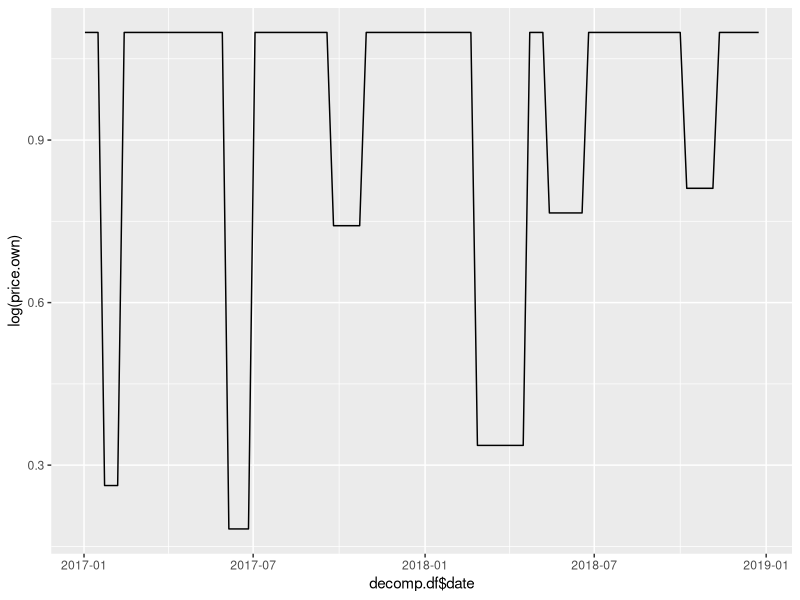
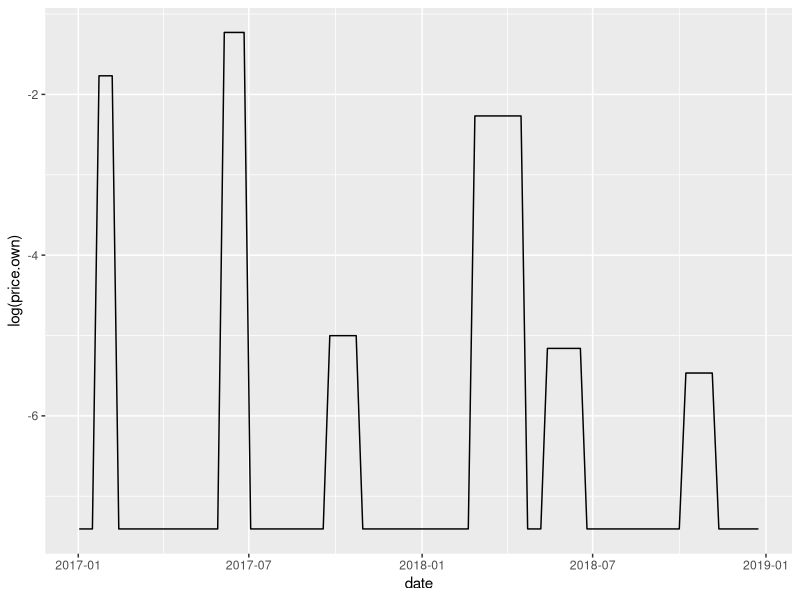
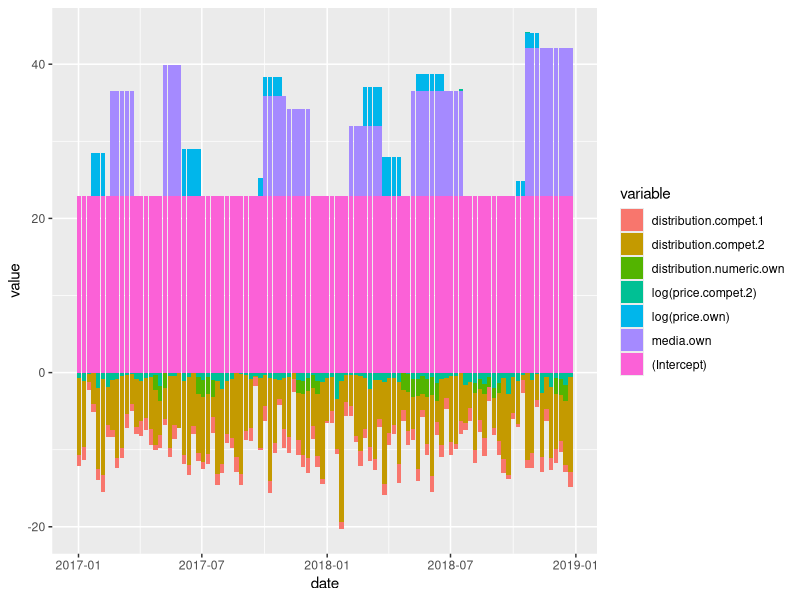

These charts were generated, in order, by the following R code:
#### Ładowanie pakietów ####
library(ggplot2)
library(tidyr)

#### Tworzenie danych ####

economiser.data.df <- data.frame(
                       date = c("2017-01-02", "2017-01-09", "2017-01-16",
                                "2017-01-23", "2017-01-30", "2017-02-06",
                                "2017-02-13", "2017-02-20", "2017-02-27",
                                "2017-03-06", "2017-03-13", "2017-03-20", "2017-03-27",
                                "2017-04-03", "2017-04-10", "2017-04-17",
                                "2017-04-24", "2017-05-01", "2017-05-08", "2017-05-15",
                                "2017-05-22", "2017-05-29", "2017-06-05",
                                "2017-06-12", "2017-06-19", "2017-06-26", "2017-07-03",
                                "2017-07-10", "2017-07-17", "2017-07-24",
                                "2017-07-31", "2017-08-07", "2017-08-14", "2017-08-21",
                                "2017-08-28", "2017-09-04", "2017-09-11",
                                "2017-09-18", "2017-09-25", "2017-10-02", "2017-10-09",
                                "2017-10-16", "2017-10-23", "2017-10-30",
                                "2017-11-06", "2017-11-13", "2017-11-20", "2017-11-27",
                                "2017-12-04", "2017-12-11", "2017-12-18",
                                "2017-12-25", "2018-01-01", "2018-01-08", "2018-01-15",
                                "2018-01-22", "2018-01-29", "2018-02-05",
                                "2018-02-12", "2018-02-19", "2018-02-26", "2018-03-05",
                                "2018-03-12", "2018-03-19", "2018-03-26",
                                "2018-04-02", "2018-04-09", "2018-04-16", "2018-04-23",
                                "2018-04-30", "2018-05-07", "2018-05-14",
                                "2018-05-21", "2018-05-28", "2018-06-04", "2018-06-11",
                                "2018-06-18", "2018-06-25", "2018-07-02",
                                "2018-07-09", "2018-07-16", "2018-07-23", "2018-07-30",
                                "2018-08-06", "2018-08-13", "2018-08-20",
                                "2018-08-27", "2018-09-03", "2018-09-10", "2018-09-17",
                                "2018-09-24", "2018-10-01", "2018-10-08",
                                "2018-10-15", "2018-10-22", "2018-10-29", "2018-11-05",
                                "2018-11-12", "2018-11-19", "2018-11-26",
                                "2018-12-03", "2018-12-10", "2018-12-17", "2018-12-24"),
                      sales = c(2.67138958201457, 4.29970914600827,
                                26.2150703965567, 14.8807897048017,
                                18.4757297453732, 9.61887327705795, 12.2512426606978,
                                28.1921562077067, 25.3174548066088, 20.492019357986,
                                31.8102055989363, 34.6772410520438,
                                20.9205924917775, 9.951671591132, 16.0606852925569,
                                11.9392047355479, 15.3416392892986, 12.9663844754314,
                                31.7340971874866, 24.0169705593316, 30.5102909952559,
                                31.7550666307636, 11.7475909322273,
                                20.2860601303124, 24.4655408789834, 19.5065861833594,
                                7.62233598740719, 6.89018609320278, 9.74265043500411,
                                6.54448024441437, 15.012407875473, 10.206429672835,
                                12.8588916827291, 8.15054119216457,
                                5.86261586862407, 20.1052590692834, 14.2896871062263,
                                25.4539922624693, 14.4501726149562, 27.220262020455,
                                28.792427158327, 32.0640494804991, 24.2595583564096,
                                29.4348523027498, 23.5929936305578,
                                30.5805363137602, 21.3353034488563, 26.6214852665035,
                                24.8516804122698, 17.2902570339835, 11.7051326484127,
                                8.71068215694859, 21.3601798744243, 18.4461872726625,
                                9.16882279540208, -0.39276454173403,
                                17.4812456419447, 19.7385290528097, 22.4421095787671,
                                19.5378557045912, 36.5375013384285, 26.1735137889706,
                                34.4893699299541, 30.1439708631815,
                                8.51276339061392, 15.9149698574329, 17.1609288995038,
                                13.5433388651773, 16.7023570292794, 11.3197542835797,
                                30.6465279560233, 29.8187961555023, 29.2788833624029,
                                27.3251940453669, 24.5661751960717,
                                27.3003309750476, 24.2736006051595, 32.8313057654005,
                                30.5404479891439, 22.0735355078914, 28.0475638472076,
                                14.2771759967614, 17.0417667572011,
                                10.7337708592888, 20.561846353364, 16.2348760135636,
                                24.067637309054, 15.3950120636714, 11.283226147916,
                                12.2556215974134, 12.1721422857011, 18.0216224416139,
                                17.3106913683408, 21.5033924517377, 31.7641382649806,
                                24.7081255735165, 43.7654073075056,
                                25.266358119985, 37.981823335542, 34.0708902523791,
                                25.3316603209013, 28.9268743707159, 30.2240586933281,
                                32.8531627303452),
                  price.own = c(3, 3, 3, 1.3, 1.3, 1.3, 3, 3, 3, 3, 3, 3, 3, 3,
                                3, 3, 3, 3, 3, 3, 3, 3, 1.2, 1.2, 1.2, 1.2, 3,
                                3, 3, 3, 3, 3, 3, 3, 3, 3, 3, 3, 2.1, 2.1, 2.1,
                                2.1, 2.1, 3, 3, 3, 3, 3, 3, 3, 3, 3, 3, 3, 3, 3,
                                3, 3, 3, 3, 1.4, 1.4, 1.4, 1.4, 1.4, 1.4, 1.4,
                                1.4, 3, 3, 3, 2.15, 2.15, 2.15, 2.15, 2.15, 2.15, 3,
                                3, 3, 3, 3, 3, 3, 3, 3, 3, 3, 3, 3, 3, 3, 2.25,
                                2.25, 2.25, 2.25, 2.25, 3, 3, 3, 3, 3, 3, 3),
             price.compet.1 = c(4.52742397348187, 3.85045426000843,
                                4.72783501295734, 4.44093890750691,
                                5.05847544455105, 3.48983656978538, 4.65936905832469,
                                4.66391082907431, 4.0563060687197, 3.99359741673145,
                                3.5503285236285, 3.88454700878919,
                                4.00217445769036, 3.83772605281866, 4.20660934837675,
                                4.05060949415566, 4.69213675718448, 4.05210374215534,
                                3.83243953352373, 4.33373006161395, 4.7941666830036,
                                3.90446377456861, 3.74814116471646,
                                4.42391820078941, 4.20723645416761, 4.78745169111511,
                                3.77990683813703, 3.80841786638864, 4.63045168555155,
                                4.56357816619619, 3.64838296147269, 4.90676827283048,
                                3.95806974608836, 4.04853685524521,
                                4.53047515959994, 4.1847393378315, 3.79222829974071,
                                4.19623897084922, 4.94286549197438, 4.10891470357651,
                                3.8295080408668, 4.23821420525575, 4.98271305584704,
                                4.13104274176044, 4.02901590069299,
                                4.87648776302094, 3.29649062971668, 4.20453093168241,
                                4.30517986373009, 3.95327067150689, 4.11587764158687,
                                4.07346141395406, 4.0819048364594, 3.5599948026343,
                                4.11141851345241, 4.96958864415828,
                                3.7392940174076, 4.07731991305075, 3.55312583383385,
                                4.67220174182535, 4.75403710268822, 4.5731117123236,
                                4.46013256850728, 3.57204097479075, 4.40471396112594,
                                4.31662751939153, 4.91217017601975,
                                4.53512341604956, 4.12351281414747, 4.12852563722836,
                                4.13758874596942, 4.2604903369955, 4.19465327168402,
                                4.23136677135057, 4.23111296447007, 4.04481309565328,
                                4.22049876946302, 4.52058005397378,
                                3.80701256075897, 3.88439675647229, 4.5677244919211,
                                4.38967009882673, 3.77332077139409, 4.22510497130839,
                                4.01147207143406, 4.50689729043894,
                                3.82040633287168, 4.21815582975427, 4.31469716547122,
                                4.38867652374876, 5.01507806906965, 3.83118387097385,
                                4.49319189577908, 4.46712787986402, 5.35948451514509,
                                4.21361897669538, 3.34116976197357,
                                3.67417818210365, 3.78498739942886, 4.04343874429397,
                                4.16136998131649, 4.14369403248526, 5.05678075057131,
                                4.00699654591438),
             price.compet.2 = c(2.08749187025228, 1.45719025073164,
                                2.9067207838296, 3.51282806911446,
                                0.683174095024767, 1.71983597008253, 0.775895776756984,
                                1.58204709158181, 1.72704451542342, 2.55471487988904,
                                2.74843052459563, 2.94675164130446,
                                1.87118857999303, 1.43026046601952, 1.99302035667207,
                                2.22330808039294, 2.63511545831634, 0.85155146037046,
                                3.35931057923997, 2.51077043349154,
                                2.36614899664299, 3.39204339337768, 1.46591701628754,
                                2.15681192342675, 3.37555692907617, 2.14847069289016,
                                1.64576847571103, 2.13902210038325, 1.63165560459872,
                                1.39451768611138, 0.642911124086067,
                                1.49473862486936, 1.70754198538193, 3.3006043186581,
                                3.02262740912326, 2.6815553549452, 1.87520729048789,
                                2.53971086314938, 1.99636641940179, 2.70879221349802,
                                2.03255569029795, 1.74068052442305,
                                1.67437345457037, 2.03222925919207, 2.31476062406631,
                                3.38928969345075, 1.58532641690854, 1.42914191607114,
                                2.07967946510342, 2.71960395300386,
                                1.49415587094709, 1.33316251237951, 2.06927018752361,
                                2.1749202546692, 0.224288287000229, 1.42167833111837,
                                2.79977347428709, 2.84218346420253, 2.75297373472764,
                                2.57741223780328, 1.91853316381408,
                                0.616042526707832, 1.56148872580753, 1.65191195434264,
                                1.3196663797018, 1.89503548599231, 1.94005698697395,
                                1.32230352919588, 3.54063075976584, 2.91471161225915,
                                1.72638878402424, 1.83682393190084,
                                2.38927928058832, 1.74002086105444, 2.19744209271241,
                                1.14897275731931, 1.76431639960639, 2.02612480744477,
                                2.3285393290312, 2.53191972329506,
                                4.38955628032498, 0.916533445498376, 1.27915669616465,
                                1.13151946650594, 1.84125245902443, 1.00441008588198,
                                2.10735762997075, 0.708716886175969, 1.17485636477841,
                                2.06865466229154, 0.376375762267643,
                                2.27209622973328, 1.37704587858371, 2.79964794085372,
                                3.68658177562482, 1.68406438085975, 2.95720495608832,
                                0.394302184380877, 2.30049468443807,
                                0.766341142844837, 2.073792096115, 1.85939802795208,
                                0.954533038607182, 2.2241479107368),
   distribution.numeric.own = c(1, 1, 1, 1, 1, 1, 1, 1, 1, 1, 1, 1, 1, 1, 1, 1,
                                0.45, 0.45, 0.45, 1, 1, 1, 1, 1, 1, 0.39, 0.39,
                                0.39, 0.39, 1, 1, 1, 1, 1, 1, 1, 1, 1, 1, 1, 1,
                                1, 1, 1, 1, 1, 0.52, 0.52, 0.52, 0.52, 0.52, 1,
                                1, 1, 1, 1, 1, 1, 1, 1, 1, 1, 1, 1, 1, 1, 1, 1,
                                0.36, 0.36, 0.36, 0.36, 0.36, 0.36, 0.36, 0.36, 1,
                                1, 1, 1, 1, 1, 1, 0.64, 0.64, 0.64, 0.64, 0.64,
                                0.64, 1, 1, 1, 1, 1, 1, 1, 1, 1, 1, 1, 0.42, 0.42,
                                0.42, 1),
      distribution.compet.1 = c(80.1238596272003, 81.9857854466779,
                                76.2470366695871, 76.7623452586966,
                                80.1497036500343, 87.7264082342152, 82.2176540075191,
                                74.238146739422, 78.7205989841747, 78.8605776706589,
                                84.678930395924, 74.8270268049533,
                                75.8694013952786, 84.9907207789053, 81.1675633353049,
                                85.3643099192685, 72.8347443958804, 81.7122158060385,
                                73.8685752827021, 77.8637484132837, 83.7774339671026,
                                66.5675404265526, 77.2759585146148,
                                79.1152571001255, 77.2301368366377, 76.606306807202,
                                75.4091688011551, 79.3769845492447, 85.2026087143999,
                                79.4946965875724, 77.7625082182257, 78.1497735960119,
                                78.798130539217, 84.7518324382725,
                                80.1699898182167, 77.9631161844136, 82.5082948290162,
                                77.6911956427795, 69.0110275065163, 84.3291561056857,
                                81.468267571739, 78.9328570225416, 74.299956836487,
                                89.4527626564532, 85.4517636155435,
                                83.1353216511066, 85.419778825363, 81.8519413830495,
                                85.9935010185975, 83.1823790239498, 79.6109693429738,
                                72.6297197182702, 69.0164075571747, 81.3825540026009,
                                73.1633167481423, 74.697335789177,
                                84.5166241307182, 79.2584265290648, 73.8122323209591,
                                84.43864751963, 77.3723482678985, 83.9827121805438,
                                81.2511839164442, 76.6638325645259, 79.9752407093715,
                                80.9996020659474, 77.670105223976,
                                89.672943594824, 79.6358945893866, 84.2936329148155,
                                79.3338359966545, 81.7618919576599, 74.4910980749002,
                                80.2273520936957, 86.4415333311165, 82.4505180573408,
                                80.8830636784468, 80.2180790424499,
                                82.2536618482048, 73.4333710014925, 81.7530043947812,
                                74.3244955957853, 82.2258941982728, 82.8370278793086,
                                81.2652029854436, 88.8663467706089, 83.5831276424621,
                                74.5680513820189, 83.872802534177,
                                83.7722091674785, 71.112411805365, 74.4050810461534,
                                70.8927193136407, 83.1979528872311, 76.2752516670529,
                                84.3386808928166, 76.2468231674418, 84.9955365795354,
                                81.3001805145424, 81.418352521353,
                                83.5750219095218, 79.5594643334625, 75.7525857457926,
                                85.9307247535935),
      distribution.compet.2 = c(78.5750848405503, 72.5765117347582,
                                42.8458013781296, 55.0472460569587,
                                79.9893444471825, 87.5806280670661, 58.2519247956227,
                                64.579737863936, 79.0074503198502, 75.8883421126858,
                                58.7452433611119, 54.2384913204573,
                                63.5599317735573, 59.5286159882493, 59.4204020881444,
                                65.6930502801137, 66.9107989328676, 56.3764527240327,
                                54.5921096139816, 75.8011943956925, 63.9148743297669,
                                66.8751954359678, 76.7837934253342,
                                83.3920943379177, 65.8682076338762, 69.1195702188964,
                                72.0417461870704, 69.2256183818904, 49.6378724091004,
                                86.0656577445486, 77.1332091700216,
                                65.9339744236565, 68.9023792681054, 81.645098030181,
                                89.5926869993646, 67.5054782742169, 64.2157103187435,
                                39.5684303164228, 74.635149295288, 54.8671355009012,
                                91.141348817599, 71.2605940820434, 49.0204186977849,
                                65.0819076294847, 69.8671448734812,
                                42.0623110500218, 62.5799144974352, 69.7240453223094,
                                72.9985580119202, 58.0492296493993, 70.6779337712079,
                                88.4305769806641, 60.958675477585,
                                56.4044821516452, 64.4966638175439, 110.561547802785,
                                52.705442266707, 54.9070004972362, 69.8947973314522,
                                77.3628164031971, 64.9993666268273, 68.1569665174214,
                                78.7388745775412, 58.865647038458,
                                90.6789437513693, 66.9766032495288, 62.6540764885307,
                                80.7885004251372, 49.3673912543933, 58.8007450302502,
                                55.5417562653412, 75.9241579962568, 47.3550931492899,
                                62.971727308724, 80.208086139997,
                                49.7988254890658, 72.5620474854148, 49.4282181794056,
                                72.3976465285387, 73.4900740885014, 63.7907024963031,
                                58.4095204588614, 52.3350807633219, 67.7680750767608,
                                55.1880266271703, 61.3801593659241,
                                39.1070862217945, 54.6515046328364, 63.293537638272,
                                80.4643804251427, 80.1286800704066, 57.4549066931165,
                                60.3881154617156, 41.5645894068161, 83.5593245749678,
                                76.4975195447549, 51.9853374997977,
                                71.1420874379169, 55.3273070269686, 75.082193910105,
                                67.3475900030951, 62.7732675086265, 71.5040549325713,
                                87.022243826201),
                  media.own = c(0L, 0L, 0L, 0L, 0L, 0L, 0L, 120L, 120L, 120L,
                                120L, 120L, 0L, 0L, 0L, 0L, 0L, 0L, 150L, 150L,
                                150L, 150L, 0L, 0L, 0L, 0L, 0L, 0L, 0L, 0L, 0L,
                                0L, 0L, 0L, 0L, 0L, 0L, 0L, 0L, 115L, 115L, 115L,
                                115L, 115L, 100L, 100L, 100L, 100L, 100L, 0L,
                                0L, 0L, 0L, 0L, 0L, 0L, 0L, 80L, 80L, 80L, 80L,
                                80L, 80L, 80L, 0L, 0L, 0L, 0L, 0L, 0L, 120L, 120L,
                                120L, 120L, 120L, 120L, 120L, 120L, 120L, 120L,
                                120L, 0L, 0L, 0L, 0L, 0L, 0L, 0L, 0L, 0L, 0L, 0L,
                                0L, 0L, 170L, 170L, 170L, 170L, 170L, 170L, 170L,
                                170L, 170L, 170L)
)

economiser.data.df$date <- as.Date(economiser.data.df$date)


#### Modelowanie ####
str(economiser.data.df)

formula.1 <- sales ~
    log(price.own) +
    distribution.numeric.own +
    log(price.compet.1) +
    log(price.compet.2) +
    distribution.compet.1 +
    distribution.compet.2 +
    media.own

model.1 <- lm(formula.1, data = economiser.data.df)
summary(model.1)

# Ćwiczenie 1: Oszacuj lepszy model MMM od poprzedniego
formula.2 <- sales ~
    log(price.own) +
    distribution.numeric.own +
    # log(price.compet.1) +
    log(price.compet.2) +
    distribution.compet.1 +
    distribution.compet.2 +
    media.own

model.2 <- lm(formula.2, data = economiser.data.df)
summary(model.2)


#### Dekompozycja sprzedaży na podstawie modelu ####

View(model.2$model)
X <- cbind.data.frame(1, model.2$model[, -1])
View(X)
colnames(X)[1] <- '(Intercept)'
coeffs <- model.2$coefficients
coeffs

decomp.df <- coeffs * t(X)
decomp.df <- t(decomp.df)
decomp.df <- cbind.data.frame(economiser.data.df$date, decomp.df)
colnames(decomp.df)[1] <- 'date'
View(decomp.df)

# sprawdzenie

# Ćwiczenie 2: Korzystając z dwóch poniższych obiektów dokonaj sprawdzenia
# czy dokonaliśmy faktycznej dekompozycji sprzedaży, tzn. czy wpływ wszystkich czynników
# sumuje się do sprzedaży dopasowanej przez model
sum.of.factors <- rowSums(decomp.df[, -1])
fitted <- model.2$fitted.values
all.equal(sum.of.factors, fitted)

# Ustawianie poziomów referencyjnych
ggplot(X, aes(x = decomp.df$date, y = `log(price.own)`)) +
    geom_line()
ggplot(decomp.df, aes(x = date, y = `log(price.own)`)) +
    geom_line()

ref.lev <- rep(0, 7)
names(ref.lev) <- colnames(X)
ref.lev

# Ćwiczenie 3: Ustal poziomy referencyjne dla poszczególnych czynników
# umożliwiające sensowną interpretację biznesową wpływu na sprzedaż
ref.lev['log(price.own)'] <- min(decomp.df$`log(price.own)`)
ref.lev['distribution.numeric.own'] <- max(decomp.df$`distribution.numeric.own`)
ref.lev['log(price.compet.2)'] <- max(decomp.df$`log(price.compet.2)`[1:26])
ref.lev['distribution.compet.1'] <- max(decomp.df$distribution.compet.1)
ref.lev['distribution.compet.2'] <- max(decomp.df$distribution.compet.2)
ref.lev['media.own'] <- 0
ref.lev['(Intercept)'] <- -sum(ref.lev[2:7])
ref.lev

decomp.debased.df <- t(decomp.df[, -1]) - ref.lev
decomp.debased.df <- cbind.data.frame(decomp.df$date, t(decomp.debased.df))
colnames(decomp.debased.df)[1] <- 'date'


# sprawdzenie
sum.of.factors <- rowSums(decomp.debased.df[, -1])
all.equal(sum.of.factors, model.2$fitted.values)


#### Tworzenie wykresu dekompozycji/kontrybucji ####

#zamiana danych na formę długą
decomp.long.df <- decomp.debased.df %>%
    gather(key = 'variable', value = 'value', -date)

# dostosowanie kolejności serii
decomp.long.df$variable <- as.factor(decomp.long.df$variable)
decomp.long.df$variable <- factor(decomp.long.df$variable,levels(decomp.long.df$variable)[c(2:7, 1)])

ggplot(decomp.long.df, aes(x = date, y = value, fill = variable)) +
    geom_bar(stat = 'identity')


#### Analizy ####
options(scipen = 999)

# Ćwiczenie 4a
# W modelu objaśniającym sprzedaż mleka w litrach, który oszacowałeś,
# tygodniowe wydatki na reklamę w telewizji opisuje następujący
# fragment równania: b1 * TV_spend ^ 0.5.
# - oszacowany parametr b1 = 1200
# - cena mleka wynosi 2.50 zł
# - marża producenta wymnosi 30%
# Oblicz optymalny poziom tygodniowych wydatków na telewizję.

TV_spend <- seq(from = 0, to = 500000, by = 10000)
incremental.volume <- 1200 * TV_spend ^ 0.5
incremental.value <- incremental.volume * 2.5
incremental.gross.margin <- incremental.value * 0.3
profit <- incremental.gross.margin - TV_spend
TV.spend.opt.df <- cbind.data.frame(TV_spend, incremental.volume, incremental.value, incremental.gross.margin, profit)
TV.spend.opt.df[profit == max(profit), ]

## DLA CIEKAWSKICH, uwaga na boku -> studia mają sens ;) ##
marginal.incremental.gross.margin <- incremental.gross.margin[-1] - incremental.gross.margin[-length(incremental.gross.margin)]
marginal.cost <- TV_spend[-1] - TV_spend[-length(TV_spend)]
TV.spend.opt.alternative.df <- cbind.data.frame(TV_spend[-length(TV_spend)], marginal.incremental.gross.margin, marginal.cost)

# Ćwiczenie 4b
# Przeklej kod z zadania 4a i zmień go w ten sposób, aby odpowiedzieć na pytanie
# jaki byłby optymalny poziom tygodniowych wydatków w TV,
# gdyby producent osiągał marżę 40% zamiast 30%
TV_spend <- seq(from = 0, to = 500000, by = 10000)
incremental.volume <- 1200 * TV_spend ^ 0.5
incremental.value <- incremental.volume * 2.5
incremental.gross.margin <- incremental.value * 0.4
profit <- incremental.gross.margin - TV_spend
TV.spend.opt.df <- cbind.data.frame(TV_spend, incremental.volume, incremental.value, incremental.gross.margin, profit)
TV.spend.opt.df[profit == max(profit), ]